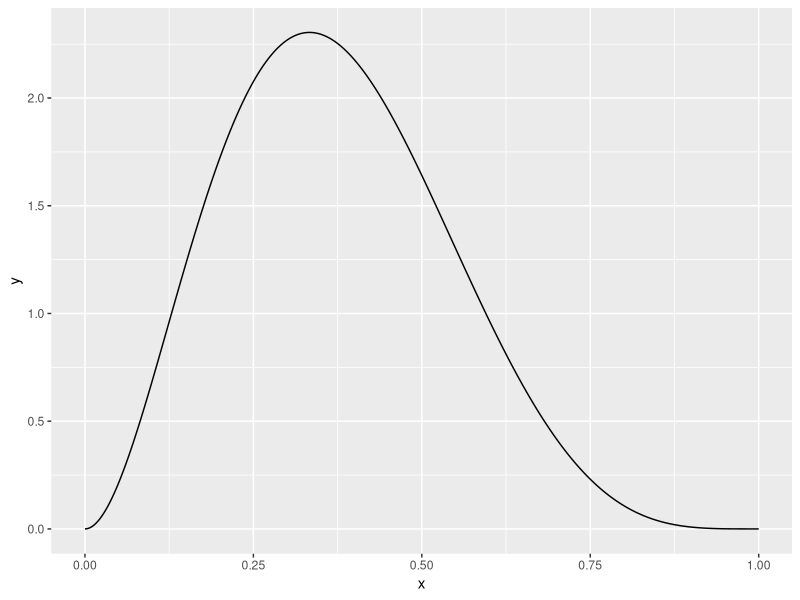
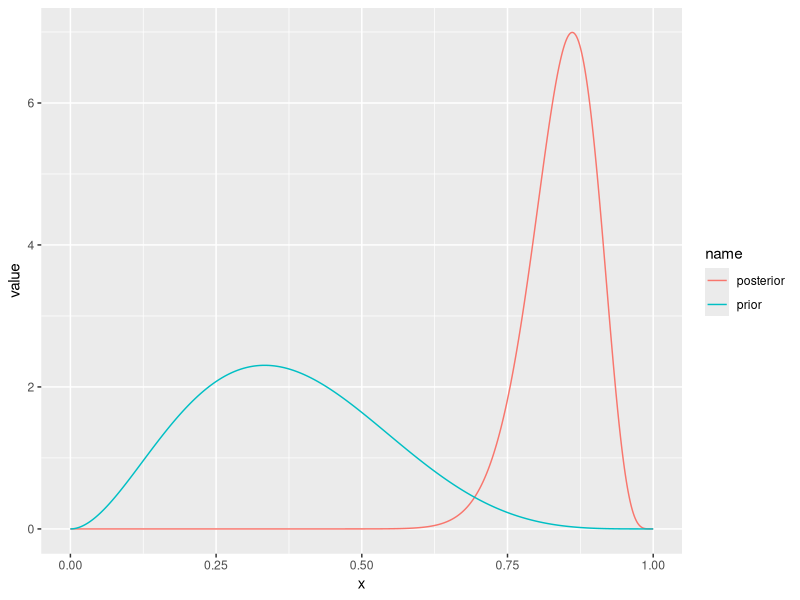
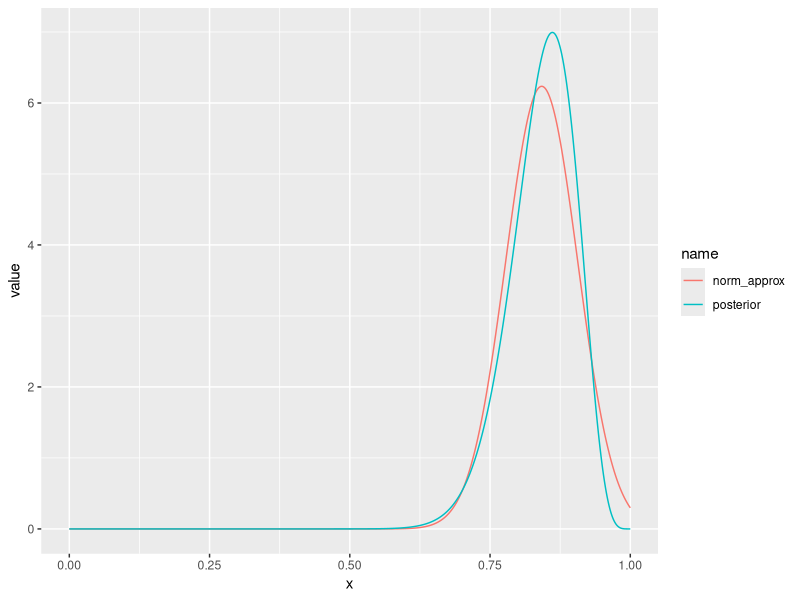

R code for these plots, in order:
## ---- chunk 1
knitr::opts_chunk$set(echo = FALSE)
library(tidyverse)
## ---- chunk 2
# a and b parameters for the beta prior
prior_a <- 3
prior_b <- 5

# number of tosses of the globe 
n <- 30

# number of times the globe lands on water
Y <- 29
## ---- chunk 3
x_vals <- seq(from=0, to=1, by=0.001)
prior_y <- dbeta(x_vals, prior_a, prior_b)
df_prior <- data.frame(x=x_vals, y=prior_y)
ggplot(df_prior, aes(x=x,y=y)) + geom_line()
## ---- chunk 4
posterior_a <- prior_a + Y
posterior_b <- prior_b + n - Y
posterior_y <- dbeta(x_vals, posterior_a, posterior_b)
df_posterior <- data.frame(x=x_vals, prior=prior_y, posterior=posterior_y)
df_posterior <- df_posterior %>% pivot_longer(c(prior,posterior))

print("posterior_a")
print("posterior_b")

ggplot(df_posterior, aes(x=x, y=value, color=name)) + geom_line()
## ---- chunk 5
likelihood_func <- function(q)
{
  return(q^(posterior_a)*(1-q)^(posterior_b))
}
opt_obj <- optimize(likelihood_func, c(0,1), maximum=TRUE)
post_mode <- opt_obj$maximum
print("posterior mode:")
print(post_mode)
## ---- chunk 6
norm_approx_var <- -1/( -(posterior_a-1)/post_mode^2 - (posterior_b-1)/(1-post_mode)^2)
## ---- chunk 7
norm_std <- sqrt(norm_approx_var)
## ---- chunk 8
norm_approx_y <- dnorm(x_vals, post_mode, norm_std)
df_norm_approx <- data.frame(x=x_vals, norm_approx=norm_approx_y, posterior=posterior_y)
df_norm_approx <- df_norm_approx %>% pivot_longer(c(norm_approx,posterior))
ggplot(df_norm_approx, aes(x=x, y=value, color=name)) + geom_line()
